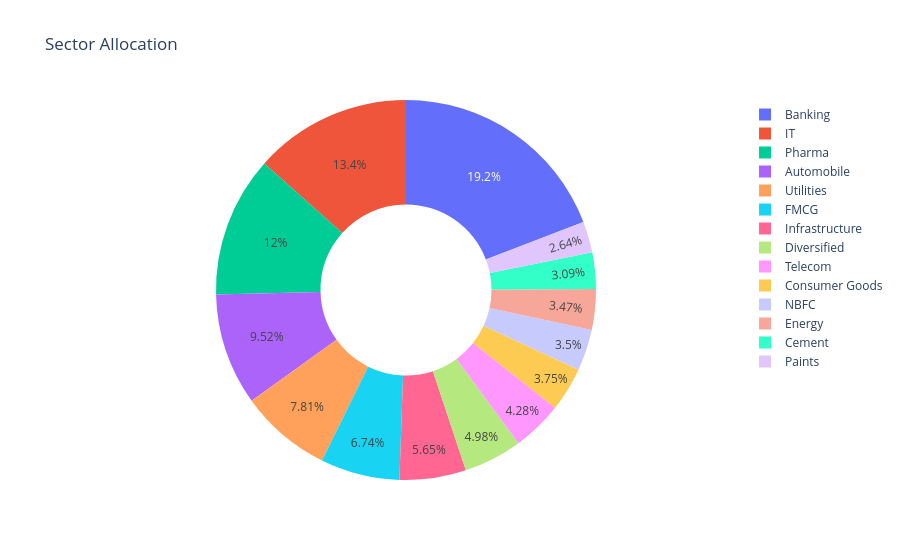

Source (notebook cell):
### Code cell
sector = portfolio.groupby(
    "sector"
)["weight_pct"].sum()
fig = px.pie(
    names=sector.index,
    values=sector.values,
    hole=0.45,
    title="Sector Allocation"
)

fig.show()

fig.write_image("../reports/sector_donut.png")

### Figure 1 — Plotly figure (JSON) as saved in the notebook; plotly's stock layout.template omitted (floating-point values rounded to 4 significant figures)
{"data": [{"domain": {"x": [0, 1], "y": [0, 1]}, "hole": 0.45, "hovertemplate": "label=%{label}<br>value=%{value}<extra></extra>", "labels": ["Automobile", "Banking", "Cement", "Consumer Goods", "Diversified", "Energy", "FMCG", "IT", "Infrastructure", "NBFC", "Paints", "Pharma", "Telecom", "Utilities"], "legendgroup": "", "name": "", "showlegend": true, "type": "pie", "values": [323.6, 652.3, 105.0, 127.6, 169.2, 117.9, 229.1, 455.5, 192.2, 119.1, 89.86, 407.4, 145.6, 265.5]}], "layout": {"legend": {"tracegroupgap": 0}, "title": {"text": "Sector Allocation"}}}
